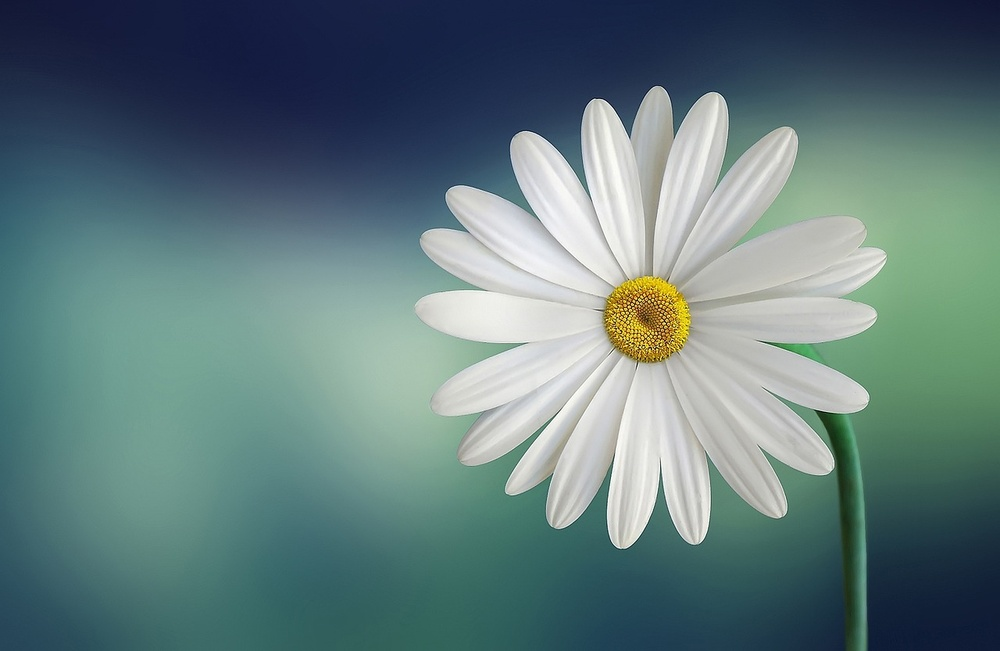
#> input picture input_image.jpg, 1000 x 651 px, shrunk from 1280 x 833 before the run
$ python exp_5.py
#> lines starting #> are read from the running program, lines starting #| are printed output that depends on the picture
# Experiment 5: Implement a noise model and apply spatial filtering techniques for image restoration.

import cv2
import numpy as np
import matplotlib.pyplot as plt

img = cv2.imread('input_image.jpg', 0)
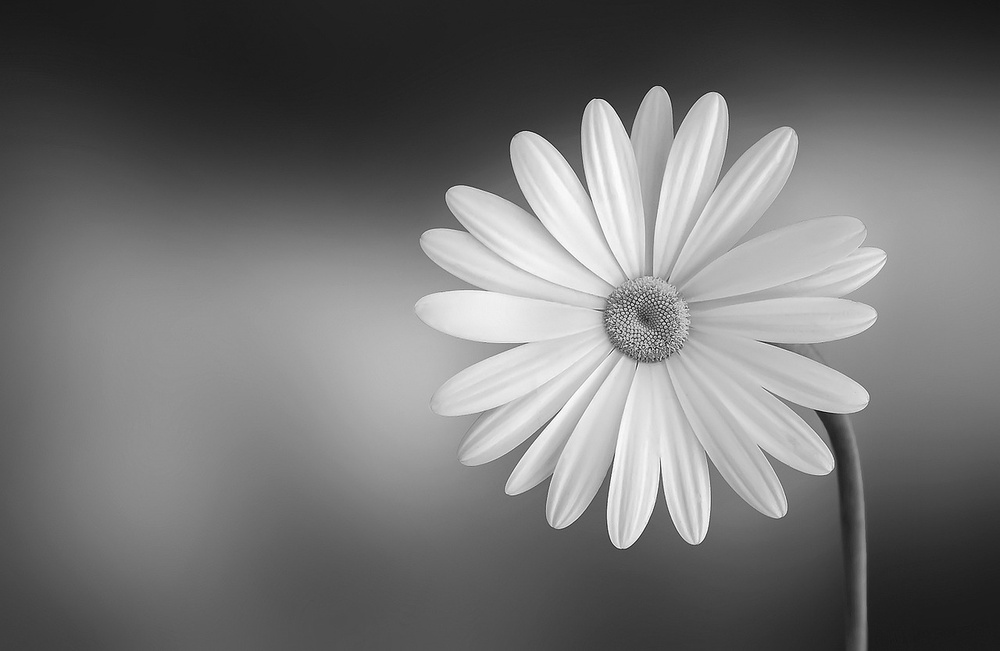
#> img: shape (651, 1000); min 1, max 255, mean 115.1

# Gaussian Noise
gauss = img + np.random.normal(0, 20, img.shape)
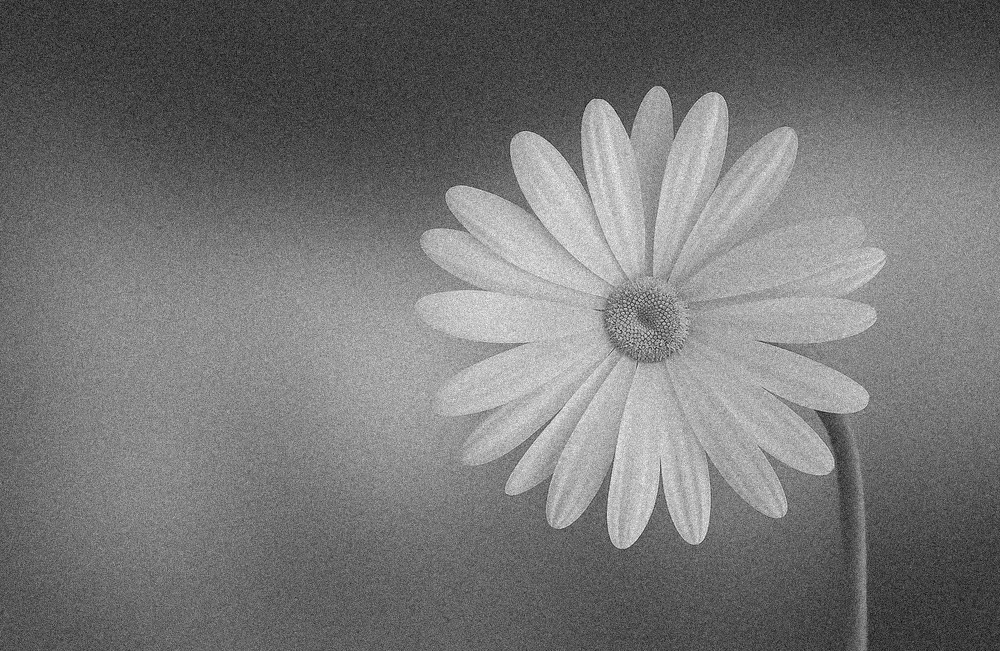
#> gauss: shape (651, 1000) float64; min -59.93, max 316.5, mean 115.1; drawn with min black and max white
gauss = np.clip(gauss, 0, 255).astype(np.uint8)

# Salt & Pepper Noise
sp = img.copy()
prob = 0.02
rand = np.random.rand(*img.shape)
sp[rand < prob] = 0
sp[rand > 1-prob] = 255
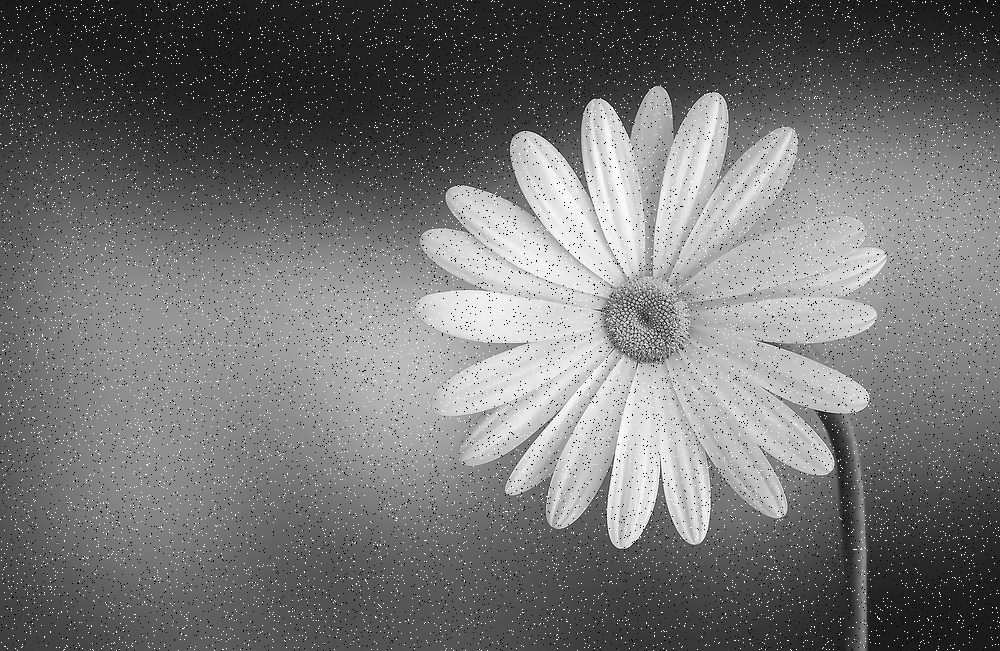
#> sp: shape (651, 1000); min 0, max 255, mean 115.6

mean_filt = cv2.blur(gauss, (3,3))
median_filt = cv2.medianBlur(sp, 3)

plt.figure(figsize=(10,4))
plt.subplot(1,3,1); plt.imshow(gauss, cmap='gray'); plt.title('Gaussian Noise'); plt.axis('off')
plt.subplot(1,3,2); plt.imshow(mean_filt, cmap='gray'); plt.title('Mean Filter'); plt.axis('off')
plt.subplot(1,3,3); plt.imshow(median_filt, cmap='gray'); plt.title('Median Filter'); plt.axis('off')
plt.savefig('Output-Images/output-exp-7.png', dpi=150)
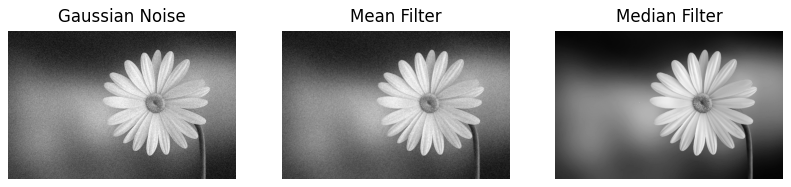
#> figure drawn by matplotlib, 3 panels

plt.show()

$ run again, with face.jpg copied over input_image.jpg
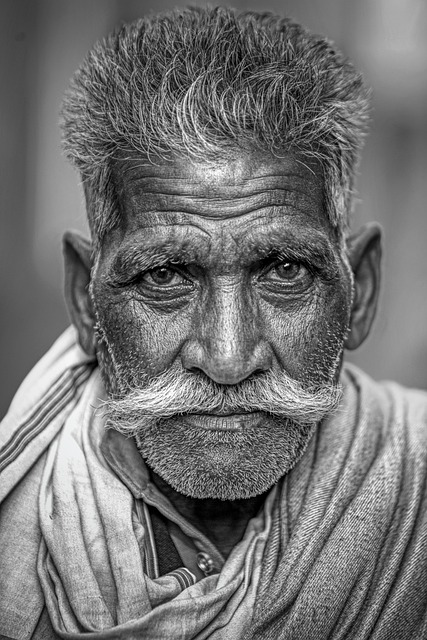
#> input picture face.jpg, 427 x 640 px
#> `gauss = img + np.random.normal(0, 20, img.shape)`:
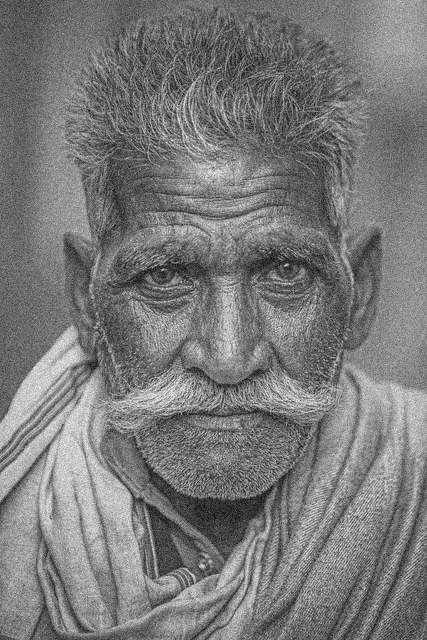
#> gauss: shape (640, 427) float64; min -65.27, max 311.4, mean 115.4; drawn with min black and max white
#> `plt.savefig('Output-Images/output-exp-7.png', dpi=150)`:
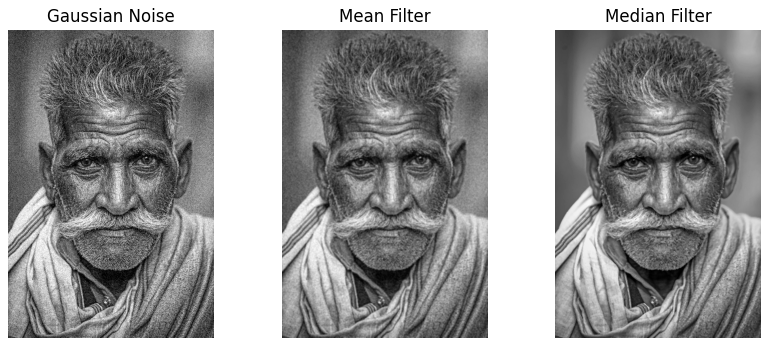
#> figure drawn by matplotlib, 3 panels
